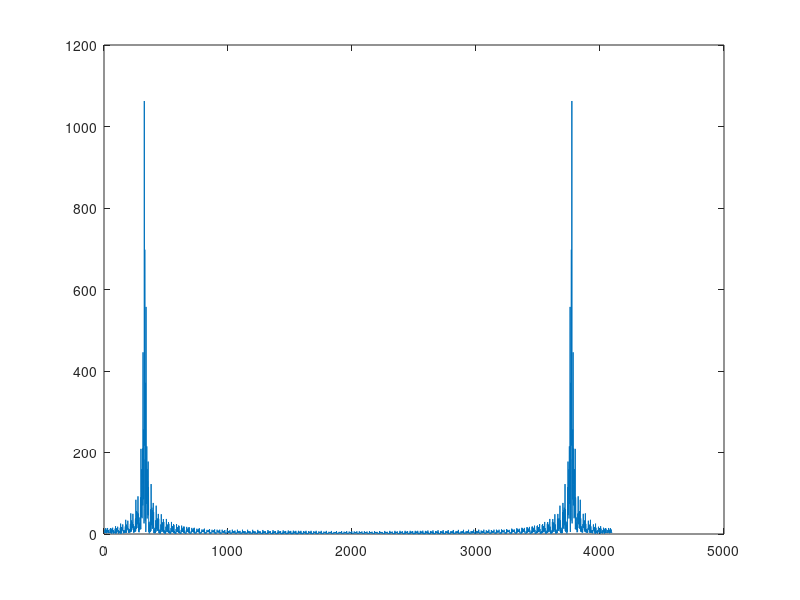
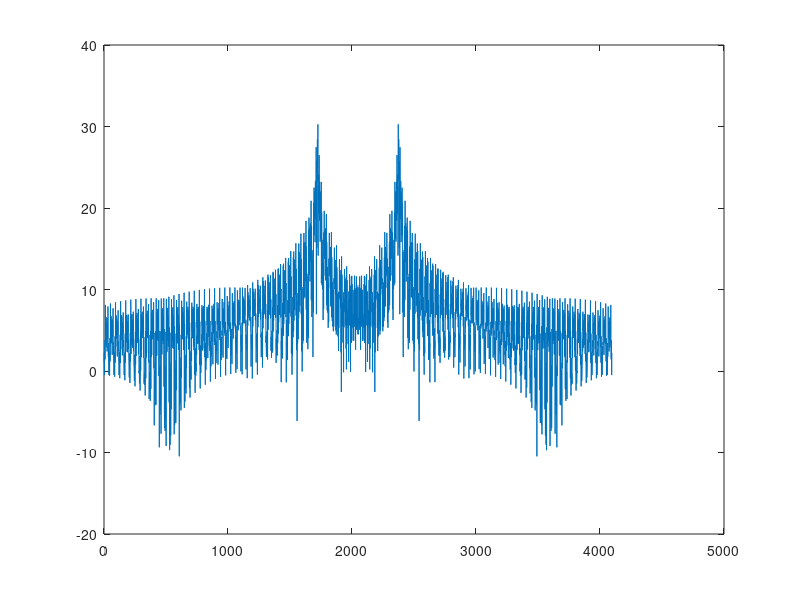

Here is the MATLAB script that generated these plots, in order:
% %ASK
% %numbers of bits 100
% %sampling frequency fs = 100 (Hz)
% %data points sample = 100 * fs =10000
% %tamaño in fft,n = 4096
% %fc=4 or 8 (Hz)
% %bit duration tb=1 (s) or 1/2 (s)
% 
% %Function
% %s1(t)=sqrt(2*Eb/Tb)*cos(2*pi*f1*t)
% %s1(t)=sqrt(2*Eb/Tb)*cos(2*pi*f2*t)
clear all; format long;
fs=100;       %
Nbits=100*fs;%
fc=8;         %
Tb=1;

% For FSK, amplitude are  assumed to be unity.,..
%for fsk take
fc=fc*pi*2;%conv to angular
fc2=fc-1/(2*Tb);%assume double the freq for zeros
in=round(rand(1,Nbits));%Vector of bits
%in=ones(1,Nbits);
k=length(in);
for i=1:100*k%conv to rect waveform with 100 samples in each bit
    sigu(i)=in(ceil(i/100));
end
%sig has 100k samples,100 samples per pulse
%pulse width sec
pw=1;
g=k*pw/length(sigu);% 100 samples in every ‘pw’ width
t1=0:g:k*pw;
t=t1(1:length(sigu));%truncate t to have 100k samples,same as sigu
%now simple
car=cos(fc*t);
car2=cos(fc2*t);
fo=sigu.*car+(1-sigu).*car2;
%now plot:
%figure
%subplot(3,1,1)
%plot(t,sigu,'r');
%subplot(3,1,2)
%plot(t,car)
%subplot(3,1,3)
%plot(t,fo);
%Fourier transformation
N=4096;%numero muestras
Ft=fft(fo,N);
%[I,f]=fftsingleside(fo,t,fc);
%tk=linspace();
figure
plot(abs(Ft))
%gain in dB
%spe=abs(Ft).^2;
spedb=10*log10(abs(fftshift(Ft)));
figure
plot(spedb)